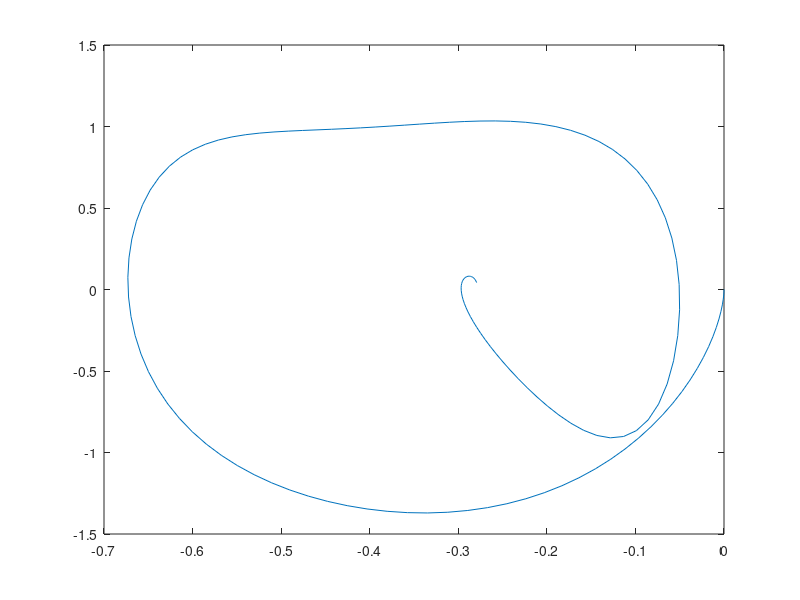
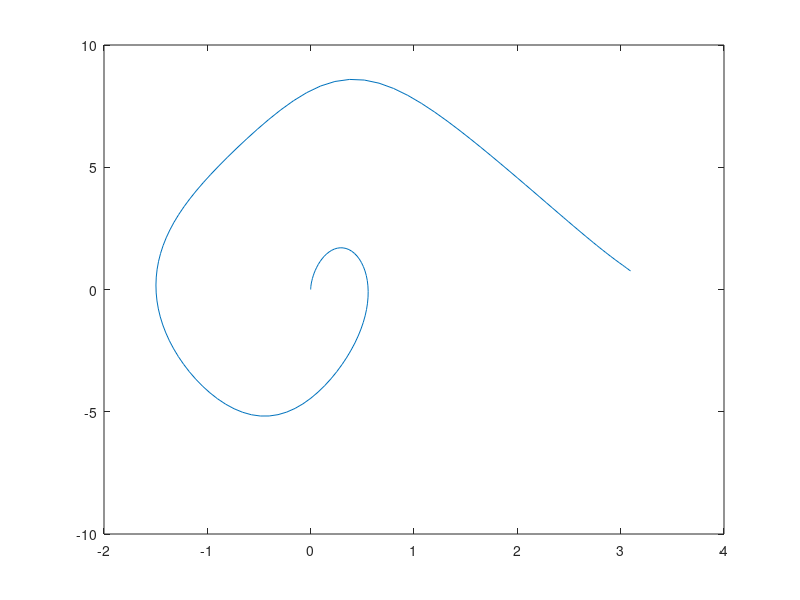

The MATLAB script that drew these images, in order: (Note: this script raises an error after producing the figures.)
function shooting_ilqr

    T = 2.5; %time horizon
    dt = 1/60;%time step
    N = floor(T/dt);% number of time steps
    nX = 4;%number of states
    nU = 1;%number of inputs
    
    t = zeros(1,N);%time
    x = zeros(nX,N);%state
    u = zeros(nU,N);%input
    
    %cartpole physical parameters
    param.mc = 10; 
    param.mp = 2; 
    param.l = 0.5; 
    param.g = 9.8;
    param.b=0.1;
    param.d=0.1;
    
    %initial conditions
    x0= [0;0;0;0];
    
    xtraj=zeros(nX,N);%state-trajectory
    utraj=zeros(nU,N);%input-trajectory
    ktraj= zeros(nU,N);%gain-trajectory
    Ktraj = zeros(nU,nX,N);%gain-trajectory

    % fill
    % For the case where the angular velocity at the vertex is too high:
    % 
    Q = diag([0.1, 0.01, 0.01, 0.01]);% cost
    Qf = diag([10, 500, 1, 2]);% final cost
    R = 0.001;% input cost

    xd = [0;pi;0;0];%desired state
    
    %call iterative lqr
    [xtraj, utraj, ktraj, Ktraj] =ilqr(x0, xtraj, utraj, ktraj, Ktraj,N,dt,param,Q, R, Qf,xd);
    
    x(:,1)=[0;0;0;0];
    
    %simulate the cart-pole system
    for k =1:N-1
        x(:,k+1)=x(:,k)+ (cartpole_dynamics(t(k),x(:,k),utraj(:,k),param))*dt;
        t(k+1) = t(k)+dt;
    end
    
    %draw the cartpole system
    for k =1:N
        draw_cartpole(t(k),x(:,k),param);
        drawnow;
    end  
    x(:,N)
    %-------------------------------
    % Animate and record video
    %-------------------------------
    fprintf('Animating solution...\n');
    figure(25); clf;
    
    v = VideoWriter('ilqr.mp4', 'MPEG-4');
    v.FrameRate = round(1/dt);  
    v.Quality   = 100;   
    open(v);
    
    for k = 1:N
        draw_cartpole(t(k), x(:,k), param); 
        frame = getframe(gcf); 
        writeVideo(v, frame); 
        drawnow;
    end
    
    close(v);
    fprintf('Video saved as ilqr.mp4\n');
end

%==========================================================================
%   iterativeLQR function
%==========================================================================
function [xtraj, utraj, ktraj, Ktraj] = ilqr(x0, xtraj, utraj, ktraj, Ktraj,N,dt,param, Q, R, Qf,xd)
    J=1e6;
    Jlast = J;
    for i=1:1000
        [xtraj, utraj, J]=forward_pass(x0, xtraj, utraj, ktraj, Ktraj, N, dt,param,Q,R,Qf,xd,J);
        [Ktraj, ktraj]=backward_pass(xtraj, utraj, ktraj, Ktraj, Q, R, Qf, xd, param,N,dt);
        figure(1)
        plot(xtraj(1,:),xtraj(2,:))
        if abs(J-Jlast) < 0.0001
            break;
        end
        Jlast = J;
    end
        figure(1)
        plot(xtraj(1,:),xtraj(3,:))
        figure(2)
        plot(xtraj(2,:),xtraj(4,:))
end

%==========================================================================
%   get Q-terms 
%==========================================================================
function [Qx, Qu, Qxx, Qux, Quu]= Q_terms (gx, gu, gxx, gux,guu, fx, fu, Vx, Vxx)
    
    % fill in
    Qx = gx + fx' * Vx;
    Qu = gu + fu' * Vx;
    Qxx = gxx + fx' * Vxx * fx;
    Qux = gux + fu' * Vxx * fx;
    Quu = guu + fu' * Vxx * fu;
end

%==========================================================================
%   get gains 
%==========================================================================
function [K, v]= gains(Qx,Qu,Qxx,Qux,Quu)
    v = -inv(Quu) * Qu;
    K = -inv(Quu) * Qux;
end

%==========================================================================
%   get V terms 
%==========================================================================
function [Vx, Vxx] = Vterms (Qx,Qu,Qxx,Qux,Quu,K,k)
    Vx = Qx - Qux' * inv(Quu) * Qu;
    Vxx = Qxx - Qux' * inv(Quu) * Qux;
end

%==========================================================================
%   compute backward pass
%==========================================================================
function [Ktraj, ktraj] = backward_pass(xtraj, utraj, ktraj, Ktraj, Q, R, Qf, xd,param,N,dt)
   
    % fill in
    % Set terminal value function derivatives using the final cost:
    Vxx = Qf;                    % Vxx,N = Qf
    Vx = Qf * (xtraj(:,N) - xd);  % Vx,N = Qf*(x_N - xd)

    for i=N-1:-1:1
        [gx, gu, gxx, gux, guu] = cost_gradients(xtraj(:,i),utraj(:,i),xd,Q,R);
        
        %fill in cartpole gradients
        % Compute continuous-time Jacobians at time step i:
        [fx_cont, fu_cont] = cartpole_grads(0, xtraj(:,i), utraj(:,i), param);

        fu = dt * fu_cont;
        fx = eye(length(xtraj(:,i))) + dt * fx_cont;

        [Qx, Qu, Qxx, Qux, Quu]= Q_terms (gx, gu, gxx, gux, guu, fx, fu, Vx, Vxx);
        [Ktraj(:,:,i), ktraj(:,i)]= gains(Qx,Qu,Qxx,Qux,Quu);
        [Vx, Vxx] = Vterms (Qx,Qu,Qxx,Qux,Quu,Ktraj(:,:,i), ktraj(:,i));
    end
end

%==========================================================================
%   cost function
%==========================================================================
function J = cost(x,u,Q,R)

J = 0.5*x'*Q*x + 0.5*u'*R*u;

end

%==========================================================================
%   final cost function
%==========================================================================
function Jf = final_cost(x,u,xd,Qf)
Jf = 0.5*(x-xd)'*Qf*(x-xd);
end

%==========================================================================
%   final cost gradients 
%==========================================================================
function [gx, gu, gxx, gux, guu] = final_cost_gradients(x,u,xd,Qf)
    gx = Qf * (x - xd);
    gu = zeros(size(u));
    gxx = Qf;
    gux = zeros(size(u,1), length(x));
    guu = zeros(size(u,1), size(u,1));
end

%==========================================================================
%   cost gradients 
%==========================================================================
function [gx, gu, gxx, gux, guu] = cost_gradients(x,u,xd,Q,R)
    gx = Q * x;
    gu = R * u;
    gxx = Q;
    gux = zeros(size(u,1), length(x)); % no cross–terms
    guu = R;
end

%==========================================================================
%   forward pass
%==========================================================================
function [xtraj, utraj, J] = forward_pass(x0, xtraj0, utraj0, ktraj, Ktraj, N, dt,param,Q,R,Qf,xd,J0)
    J = 1e7;
    alpha = 10;
    while(J0<J)
        t = 0;
        x = x0;
        J = 0;
        for i=1:N-1
            xtraj(:,i) = x;
            
            % fill in
             u = utraj0(:,i) + alpha * ktraj(:,i) + Ktraj(:,:,i) * (x - xtraj0(:,i));

            utraj(:,i) = u;%save forward pass input
            J = J+cost(x,utraj(:,i),Q,R);%compute cost of current iteration
            xdot = cartpole_dynamics(t,x,utraj(:,i),param);%compute cartpole derivatives
            t = t + dt;%increment time step
            x=x+xdot*dt;%integrate state    
        end
        xtraj(:,N) = x;
        J = J+final_cost(x,u,xd,Qf)%compute total cost
        J0
        alpha = alpha/2% linesearch if cost wasn't minimized
    end
end

%==========================================================================
%   cart pole dynamics
%==========================================================================
function xdot=cartpole_dynamics(t,x,u,param)

mc = param.mc;
mp = param.mp;
l = param.l;
g=param.g;
b=param.b;
d=param.d;

x1=x(1);
x2=x(2);
x3=x(3);
x4=x(4);

s = sin(x(2)); c = cos(x(2));

xdot(1,:)=x(3);
xdot(2,:)=x(4);
xdot(3,:) = [u-b*x3+d*x4*c/l+ mp*s*(l*x4^2 + g*c)]/[mc+mp*s^2];
xdot(4,:) =[-u*c+b*x3*c-d*(mc+mp)*x4/(mp*l) - mp*l*x4^2*c*s - (mc+mp)*g*s/(mp*l)]/[l*(mc+mp*s^2)];

end

%==========================================================================
%   cart pole gradients
%==========================================================================
function [dfdx, dfdu]=cartpole_grads(t,x,u,param)

mc = param.mc;
mp = param.mp;
l = param.l;
g = param.g;
b = param.b;
d=param.d;

x1=x(1);
x2=x(2);
x3=x(3);
x4=x(4);

s=sin(x(2));
c=cos(x(2));


dfdx(1,1)=0;
dfdx(1,2)=0;
dfdx(1,3)=1;
dfdx(1,4)=0;

dfdx(2,1)=0;
dfdx(2,2)=0;
dfdx(2,3)=0;
dfdx(2,4)=1;

df3dx1 =0;
  
df3dx2 =- (g*mp*sin(x2)^2 - mp*cos(x2)*(l*x4^2 + g*cos(x2)) + (d*x4*sin(x2))/l)/(mp*sin(x2)^2 + mc) - (2*mp*cos(x2)*sin(x2)*(u - b*x3 + mp*sin(x2)*(l*x4^2 + g*cos(x2)) + (d*x4*cos(x2))/l))/(mp*sin(x2)^2 + mc)^2;
  
df3dx3 =-b/(mp*sin(x2)^2 + mc);
  
df3dx4 =((d*cos(x2))/l + 2*l*mp*x4*sin(x2))/(mp*sin(x2)^2 + mc);
  
df4dx1 =0;
  
df4dx2 =(2*mp*cos(x2)*sin(x2)*(l*mp*cos(x2)*sin(x2)*x4^2 + (d*(mc + mp)*x4)/(l*mp) + u*cos(x2) - b*x3*cos(x2) + (g*sin(x2)*(mc + mp))/(l*mp)))/(l*(mp*sin(x2)^2 + mc)^2) - (b*x3*sin(x2) - u*sin(x2) + l*mp*x4^2*cos(x2)^2 - l*mp*x4^2*sin(x2)^2 + (g*cos(x2)*(mc + mp))/(l*mp))/(l*(mp*sin(x2)^2 + mc));
  
df4dx3 =(b*cos(x2))/(l*(mc - mp*(cos(x2)^2 - 1)));
  
df4dx4 =-((d*(mc + mp))/(l*mp) + l*mp*x4*sin(2*x2))/(l*(mp*sin(x2)^2 + mc));
  
df3du =1/(mp*sin(x2)^2 + mc);
  
df4du =-cos(x2)/(l*(mc - mp*(cos(x2)^2 - 1)));

dfdx(3,1) =df3dx1;
dfdx(3,2) =df3dx2;
dfdx(3,3) =df3dx3;
dfdx(3,4) =df3dx4;

dfdx(4,1) =df4dx1;
dfdx(4,2) =df4dx2;
dfdx(4,3) =df4dx3;
dfdx(4,4) =df4dx4;

dfdu=[0;0;df3du;df4du];


end

%==========================================================================
%   draw the cart-pole
%==========================================================================
function draw_cartpole(t,x,param)
      l=param.l;
      persistent hFig base a1 raarm wb lwheel rwheel;
      if (isempty(hFig))
        hFig = figure(25);
        set(hFig,'DoubleBuffer', 'on');
        
        a1 = l+0.25;
        av = pi*[0:.05:1];
        theta = pi*[0:0.05:2];
        wb = .3; hb=.15;
        aw = .01;
        wheelr = 0.05;
        lwheel = [-wb/2 + wheelr*cos(theta); -hb-wheelr + wheelr*sin(theta)]';
        base = [wb*[1 -1 -1 1]; hb*[1 1 -1 -1]]';
        arm = [aw*cos(av-pi/2) -a1+aw*cos(av+pi/2)
          aw*sin(av-pi/2) aw*sin(av+pi/2)]';
        raarm = [(arm(:,1).^2+arm(:,2).^2).^.5, atan2(arm(:,2),arm(:,1))];
      end
      
      figure(hFig); cla; hold on; view(0,90);
      patch(x(1)+base(:,1), base(:,2),0*base(:,1),'b','FaceColor',[.3 .6 .4])
      patch(x(1)+lwheel(:,1), lwheel(:,2), 0*lwheel(:,1),'k');
      patch(x(1)+wb+lwheel(:,1), lwheel(:,2), 0*lwheel(:,1),'k');
      patch(x(1)+raarm(:,1).*sin(raarm(:,2)+x(2)-pi),-raarm(:,1).*cos(raarm(:,2)+x(2)-pi), 1+0*raarm(:,1),'r','FaceColor',[.9 .1 0])
      plot3(x(1)+l*sin(x(2)), -l*cos(x(2)),1, 'ko',...
        'MarkerSize',10,'MarkerFaceColor','b')
      plot3(x(1),0,1.5,'k.')
      title(['t = ', num2str(t,'%.2f') ' sec']);
      set(gca,'XTick',[],'YTick',[])
      
      axis image;
      axis([-2.5 2.5 -2.5*l 2.5*l]);
      drawnow;
    end